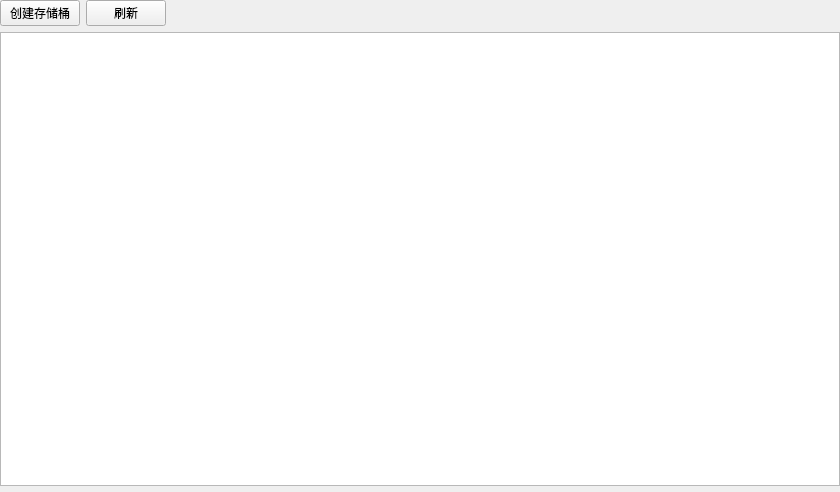
<?xml version="1.0" encoding="UTF-8"?>
<ui version="4.0">
 <class>UiBucketsTableWidget</class>
 <widget class="QWidget" name="UiBucketsTableWidget">
  <property name="geometry">
   <rect>
    <x>0</x>
    <y>0</y>
    <width>840</width>
    <height>492</height>
   </rect>
  </property>
  <property name="windowTitle">
   <string>Form</string>
  </property>
  <layout class="QVBoxLayout" name="verticalLayout">
   <property name="leftMargin">
    <number>0</number>
   </property>
   <property name="topMargin">
    <number>0</number>
   </property>
   <property name="rightMargin">
    <number>0</number>
   </property>
   <property name="bottomMargin">
    <number>0</number>
   </property>
   <item>
    <widget class="QWidget" name="widgetTools" native="true">
     <layout class="QHBoxLayout" name="horizontalLayout">
      <property name="leftMargin">
       <number>0</number>
      </property>
      <property name="topMargin">
       <number>0</number>
      </property>
      <property name="rightMargin">
       <number>0</number>
      </property>
      <property name="bottomMargin">
       <number>0</number>
      </property>
      <item>
       <widget class="UiPushButton" name="btnCreateBucket">
        <property name="minimumSize">
         <size>
          <width>80</width>
          <height>0</height>
         </size>
        </property>
        <property name="maximumSize">
         <size>
          <width>100</width>
          <height>16777215</height>
         </size>
        </property>
        <property name="text">
         <string>创建存储桶</string>
        </property>
       </widget>
      </item>
      <item>
       <widget class="UiPushButton" name="btnRefresh">
        <property name="text">
         <string>刷新</string>
        </property>
       </widget>
      </item>
      <item>
       <widget class="QLabel" name="appidLabel">
        <property name="text">
         <string/>
        </property>
       </widget>
      </item>
      <item>
       <spacer name="horizontalSpacer">
        <property name="orientation">
         <enum>Qt::Orientation::Horizontal</enum>
        </property>
        <property name="sizeHint" stdset="0">
         <size>
          <width>40</width>
          <height>20</height>
         </size>
        </property>
       </spacer>
      </item>
     </layout>
    </widget>
   </item>
   <item>
    <widget class="QTableView" name="tableView">
     <property name="selectionBehavior">
      <enum>QAbstractItemView::SelectionBehavior::SelectRows</enum>
     </property>
     <property name="showGrid">
      <bool>false</bool>
     </property>
    </widget>
   </item>
   <item>
    <widget class="UiPageWidget" name="widgetPage" native="true"/>
   </item>
  </layout>
 </widget>
 <customwidgets>
  <customwidget>
   <class>UiPushButton</class>
   <extends>QPushButton</extends>
   <header location="global">src/fend/uicom/uipushbutton.h</header>
  </customwidget>
  <customwidget>
   <class>UiPageWidget</class>
   <extends>QWidget</extends>
   <header>src/fend/uicom/uipagewidget.h</header>
   <container>1</container>
  </customwidget>
 </customwidgets>
 <resources/>
 <connections/>
</ui>
